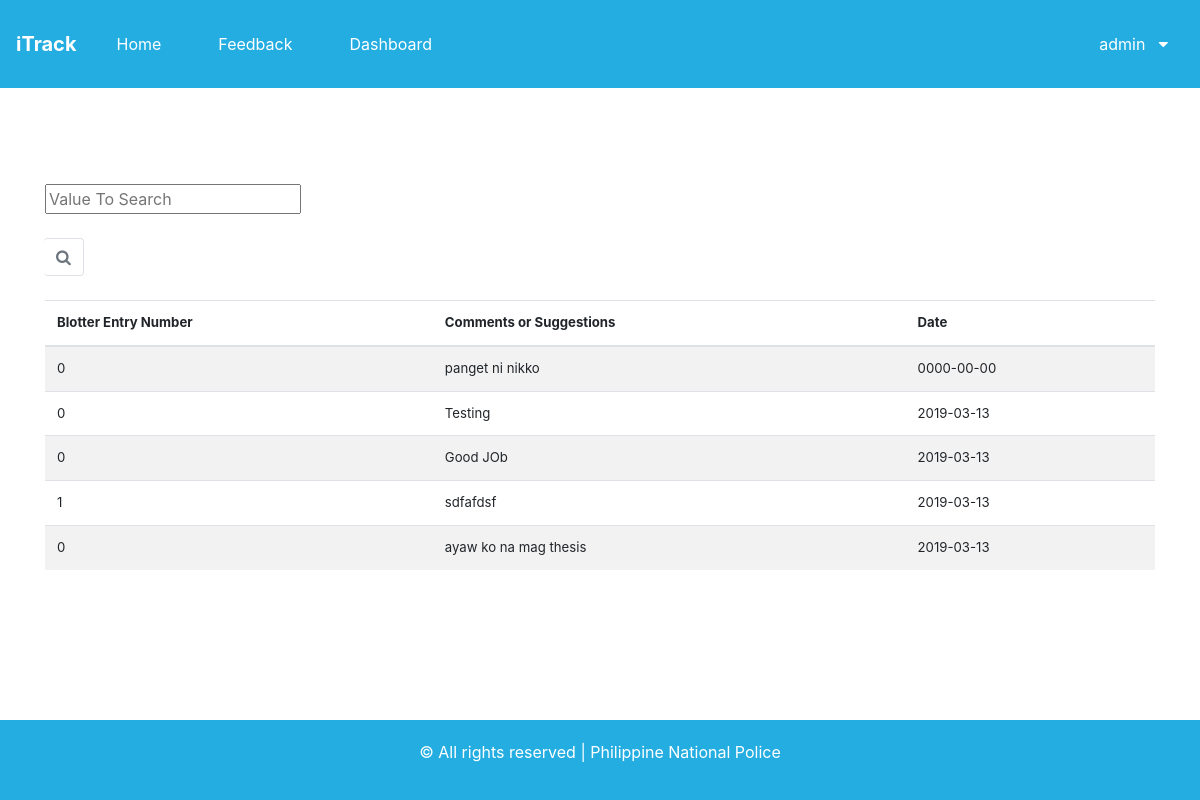
The page /itrackfinal/feedback.php (signed in) on the database its author committed.
### tables this page shows
CREATE TABLE `feedback` (
  `feedbackId` int(11) NOT NULL,
  `userId` int(11) NOT NULL,
  `benNum` int(11) NOT NULL,
  `dateAns` date NOT NULL,
  `feed_process` varchar(30) NOT NULL,
  `feed_accomodation` varchar(30) NOT NULL,
  `feed_service` varchar(30) NOT NULL,
  `feed_comments` varchar(30) NOT NULL
);

### itrackfinal/feedback.php (the view, shortened to what this page needs)
<?php
    require "adminheader.php";
    require 'includes/dbh.inc.php';
    if(isset($_POST['search'])){
        $valueToSearch = $_POST['valueToSearch'];
        $query = "SELECT * FROM feedback WHERE CONCAT('benNum', 'feed_comments', 'dateAns') LIKE '%$valueToSearch%'";
        $search_result = filterTable($query);
    }else{
        $query = "SELECT * FROM feedback";
        $result = $conn->query($query);
    }
?>
<!DOCTYPE html>
<html lang="en">
<head>
    <link rel="stylesheet" href="css/bootstrap.css">
    <link href="//maxcdn.bootstrapcdn.com/font-awesome/4.7.0/css/font-awesome.min.css" rel="stylesheet">
</head>
<body>
	<br>
	<br>
	<br>
	<br>
    <div class="container">
        <div class="row">
            <div class="col-md-4">
                <div class="input-group">
                <form action="feedback.php" method="post">
            <input type="text" id="myInput" onkeyup="myFunction()" name="valueToSearch" placeholder="Value To Search"><br><br>
                    <span class="input-group-append">
                        <button class="btn btn-outline-secondary border-left-0 border" type="button">
                            <i class="fa fa-search"></i>
                        </button>
                    </span>
                </div>
            </div>
            <div class="col-md-4">
            </div>
        </div>
        <br>
        <div class="row">
            <div class="col-md-12">
                <table id="myTable">
                <table class="table table-striped">
                    <thead>
                        <th>Blotter Entry Number</th>
                        <th>Comments or Suggestions</th>
                        <th>Date</th>
                    </thead>
                    <tbody>
                    <?php while($row = mysqli_fetch_array($result)):?>
                <tr>
                    <td><?php echo $row['benNum'];?></td>
                    <td><?php echo $row['feed_comments'];?></td>
                    <td><?php echo $row['dateAns'];?></td>
                </tr>
                <?php endwhile;?>
                    </tbody>
                </table>
                </table>
            </div>
        </div>
    </div>
</body>
</html>
<?php
	require "viewingfooter.php";
?>

### itrackfinal/assets/css/style.css (style rules this page uses)
*, *:before, *:after { box-sizing: inherit; }

### rows shown on the page
feedback: benNum "0", feed_comments "panget ni nikko", dateAns "0000-00-00"
feedback: benNum "0", feed_comments "Testing", dateAns "2019-03-13"
feedback: benNum "0", feed_comments "Good JOb", dateAns "2019-03-13"
feedback: benNum "1", feed_comments "sdfafdsf", dateAns "2019-03-13"
feedback: benNum "0", feed_comments "ayaw ko na mag thesis", dateAns "2019-03-13"

### other values the page prints
$_SESSION['userUid'] "admin"
